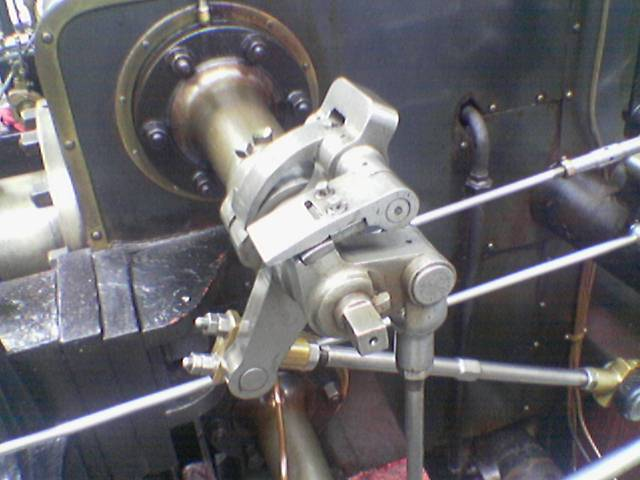
#> input picture input/shaft.png, 640 x 480 px
$ python convo.py
#> lines starting #> are read from the running program, lines starting #| are printed output that depends on the picture
"""
Convolution
learning about the Kernel image processing and convolution matrices
https://en.wikipedia.org/wiki/Kernel_(image_processing)#:~:text=In%20image%20processing%2C%20a%20kernel,a%20kernel%20and%20an%20image.
"""

import cv2
import numpy as np

default = [
    [10, 12, 14, 16, 18, 20, 22, 24, ],
    [20, 22, 24, 26, 28, 30, 32, 34, ],
    [30, 32, 34, 36, 38, 40, 42, 44, ],
    [40, 42, 44, 46, 48, 50, 52, 54, ],
    [50, 52, 54, 56, 58, 60, 62, 64, ],
    [60, 62, 64, 66, 68, 70, 72, 74, ],
]

default = cv2.imread('input/shaft.png', 0)
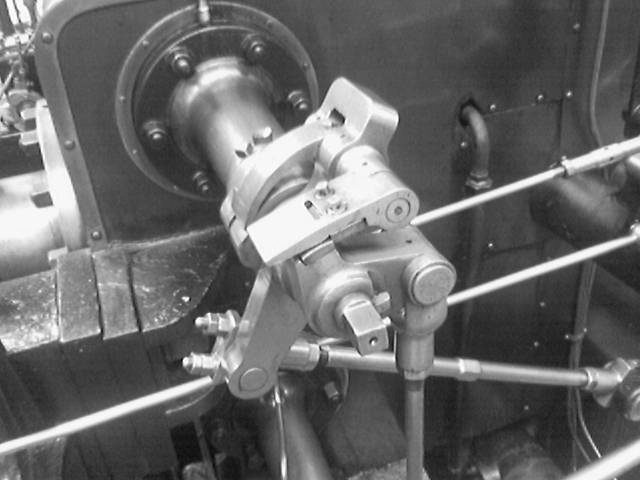
#> default: shape (480, 640); min 6, max 255, mean 105.2

constant = 1
matrix = [
    [-1, -1, -1, ],
    [-1, 8, -1, ],
    [-1, -1, -1, ],
]


for i in range(len(matrix)):
    for j in range(len(matrix[i])):
        matrix[i][j] = constant * matrix[i][j]

width = int(default.shape[1])
#> width = 640
height = int(default.shape[0])
#> height = 480

transformed = np.zeros((height, width))


for y in range(1, len(default)-1):
    for x in range(1, len(default[y])-1):

        output_pixel = 0

        for i in range(-1, len(matrix)-1):
            for j in range(-1, len(matrix[i])-1):
                output_pixel += default[y+j][x+i] * matrix[i+1][j+1]
        transformed[y][x] = output_pixel
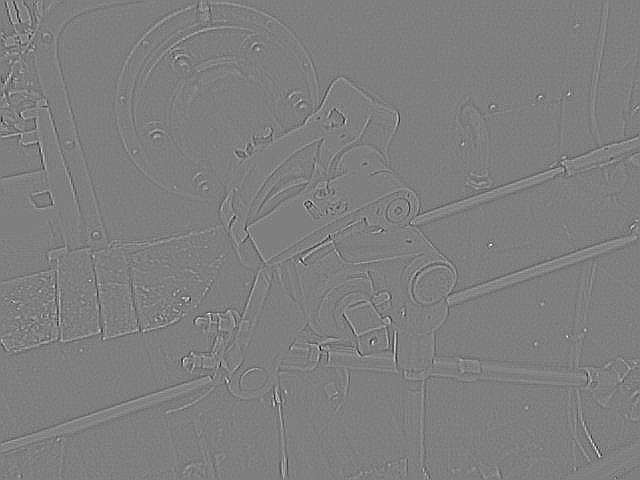
#> transformed: shape (480, 640) float64; min -580, max 581, mean 0; drawn with min black and max white

cv2.imwrite('output/transformed.jpg', transformed)
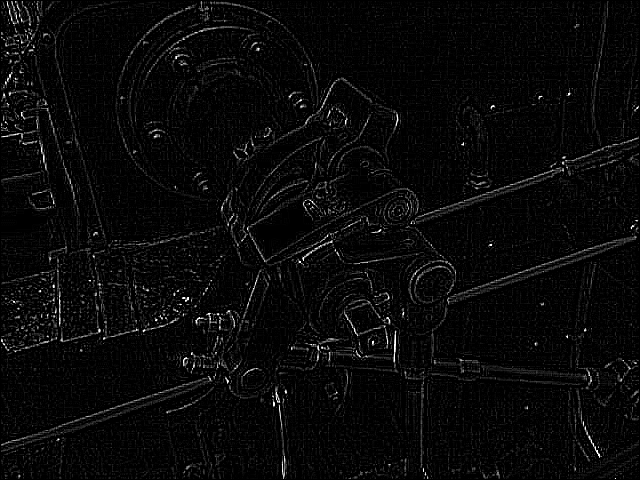
#> saved as transformed.jpg: shape (480, 640); min 0, max 255, mean 9.2
